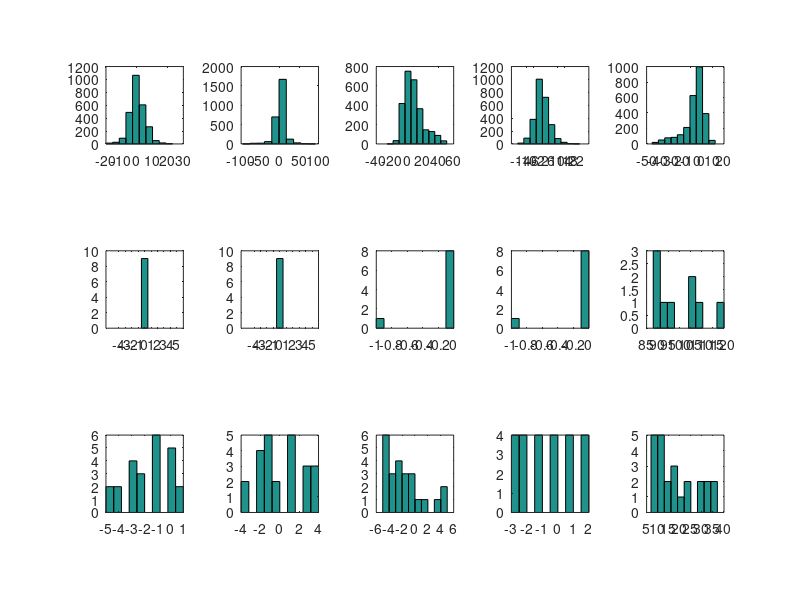
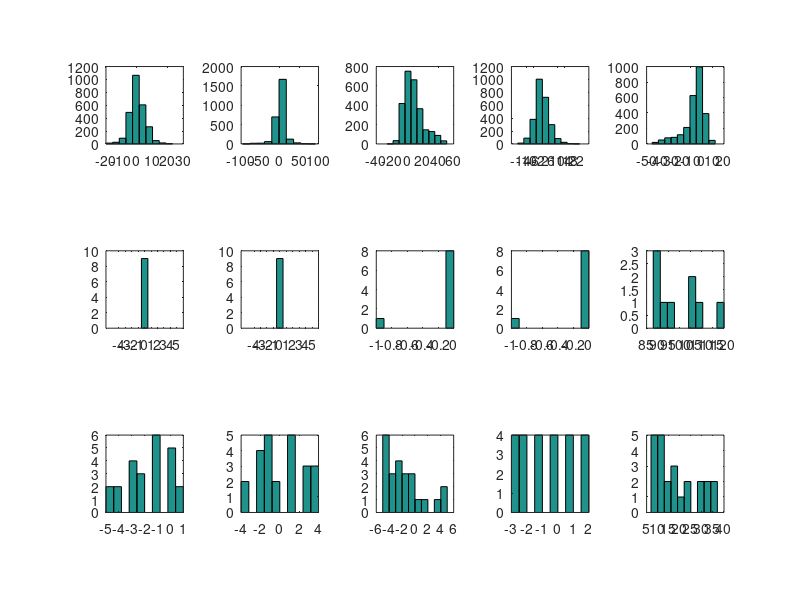

Reproduce these figures in MATLAB, in order.
% Code for manipulating AR_Results.mat into the correct format for publication
% Rearranges key results into tables, then prints these tables to file
% To be called from AR_2013 master directory
clear all
load Results/AR_Results.mat

% Option for generating tables, histograms or plots
tables = 0;
hists = 1;

if tables;
    %% DATASET 1 Rearrange for plotting tables
    for i = 1:5;
        results.table1(i,1:4) = results.stat{1,i};
        results.table1(i,5) = results.t_train{1,i};
        results.table1(i,6) = results.t_test{1,i};
    end
    
    % Print results table to .tex file. Code inspired by N.Lawrence
    classy = {'Temp', 'Freq', 'Feat', 'MAP', 'Static'};
    [rows cols] = size(results.table1);
    numSigFigs = 3;
    fid = fopen('Results/results_table1.tex', 'w');
    for i = 1:rows
        fprintf(fid,[classy{i} ' & ']);
        for j = 1:cols
            fprintf(fid, ['$' num2str(results.table1(i, j), numSigFigs) '$']);
            if j < cols
                fprintf(fid, ' & ');
            end
        end
        if i <= rows
            fprintf(fid, '\\\\\n');
        end
    end
    fclose(fid);
    
    %% DATASET 2 Rearrange for plotting tables
    for i = 1:5;
        results.table2(i,1:4) = results.stat{2,i};
        results.table2(i,5) = results.t_train{2,i};
        results.table2(i,6) = results.t_test{2,i};
    end
    
    % Print results table to .tex file.
    
    fid = fopen('Results/results_table2.tex', 'w');
    for i = 1:rows
        fprintf(fid,[classy{i} ' & ']);
        for j = 1:cols
            fprintf(fid, ['$' num2str(results.table2(i, j), numSigFigs) '$']);
            if j < cols
                fprintf(fid, ' & ');
            end
        end
        if i <= rows
            fprintf(fid, '\\\\\n');
        end
    end
    fclose(fid);
    
    %% DATASET 3 Rearrange for plotting tables
    for i = 1:5;
        results.table3(i,1:4) = results.stat{3,i};
        results.table3(i,5) = results.t_train{3,i};
        results.table3(i,6) = results.t_test{3,i};
    end
    
    % Print results table to .tex file.
    [rows cols] = size(results.table3);
    numSigFigs = 3;
    fid = fopen('Results/results_table3.tex', 'w');
    for i = 1:rows
        fprintf(fid,[classy{i} ' & ']);
        for j = 1:cols
            fprintf(fid, ['$' num2str(results.table3(i, j), numSigFigs) '$']);
            if j < cols
                fprintf(fid, ' & ');
            end
        end
        if i <= rows
            fprintf(fid, '\\\\\n');
        end
    end
    fclose(fid);
end


%% Plotting histograms of errors
if hists;
    k = 0;
    for i = 1:3;
        for j = 1:5;
            k = k + 1;
            figure(1);
            subplot(3,5,k);
            m1 = results.errorR{i,j};
            hist(m1)
            axis square
            
            figure(2);
            subplot(3,5,k);
            m1 = results.errorR{i,j};
            hist(m1)
            axis square
            
        end
    end
end